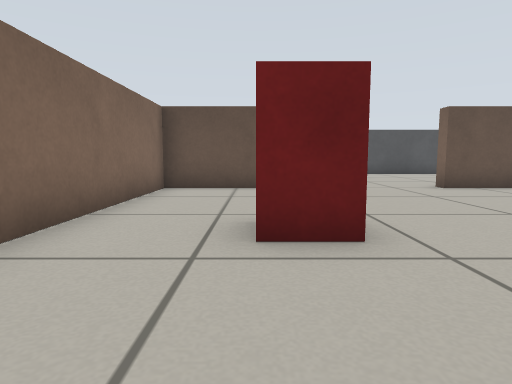
[1] (above)

19 first-person views from a walk through a robot-simulator world made for Gazebo. The camera is 0.39 m above the floor, tilts 6° down and sees 75° across. The floor is counted in squares, 0.5 m on a side. Each view is taken from the middle of a square. On the plan, view 1 faces up. The plan holds only what a view shows up to about 11 squares ahead; the rest is blank.

[2]
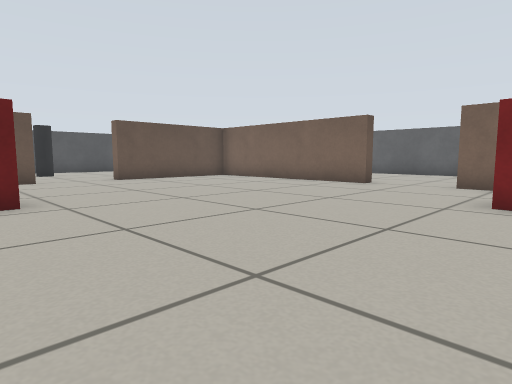

[3]
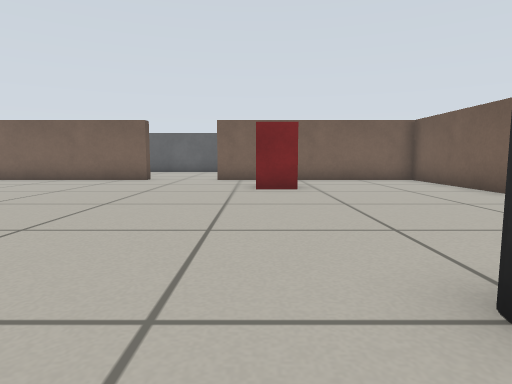

[4]
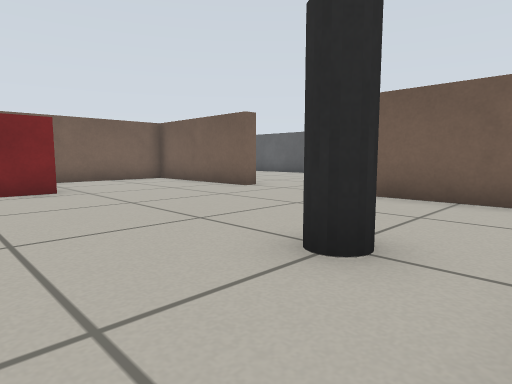

[5]
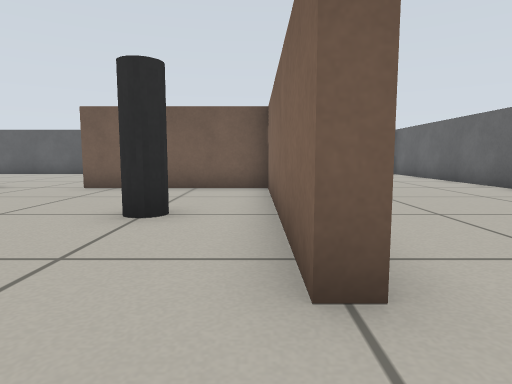

[6]
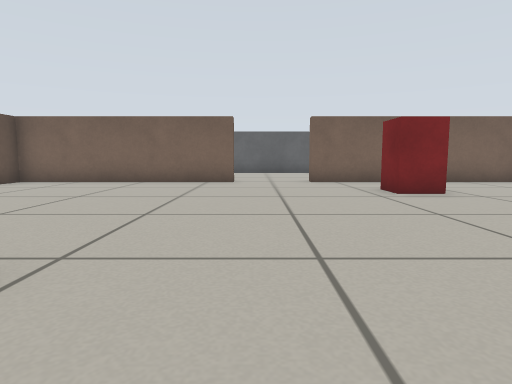

[7]
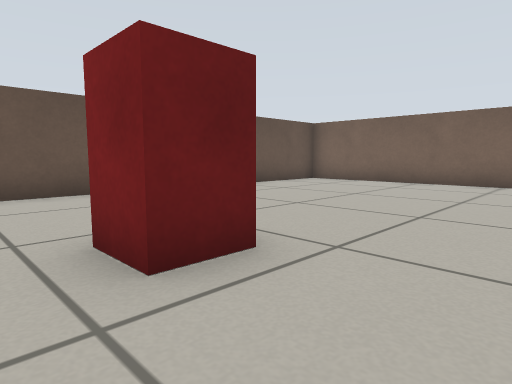

[8]
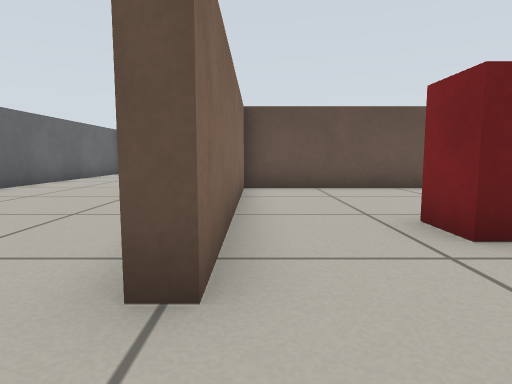

[9]
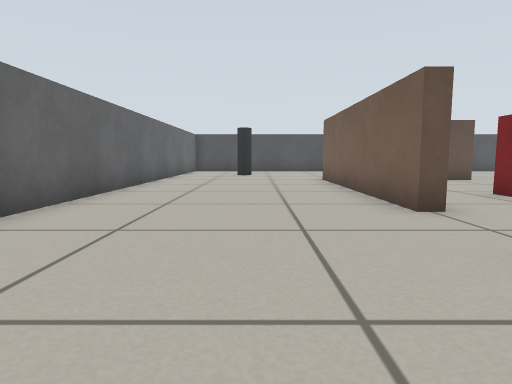

[10]
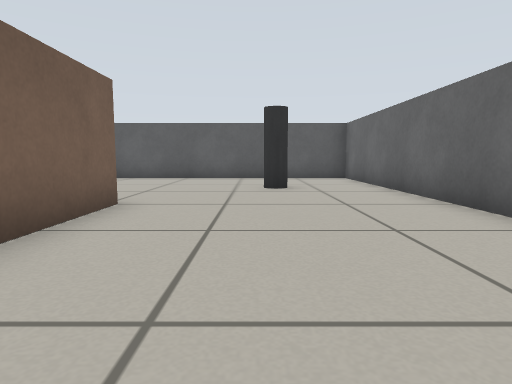

[11]
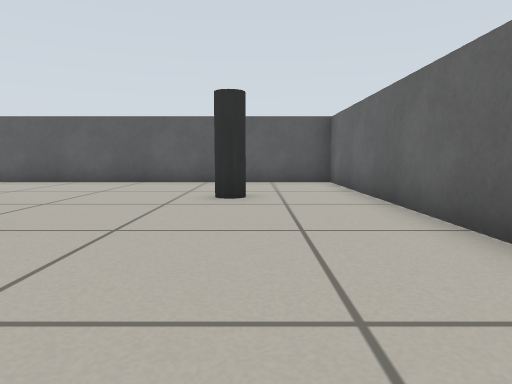

[12]
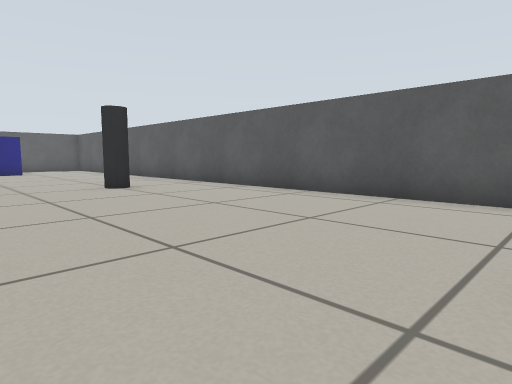

[13]
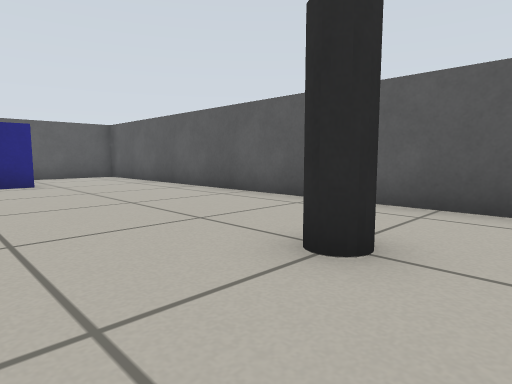

[14]
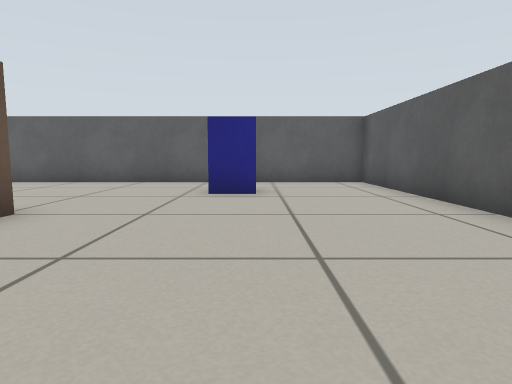

[15]
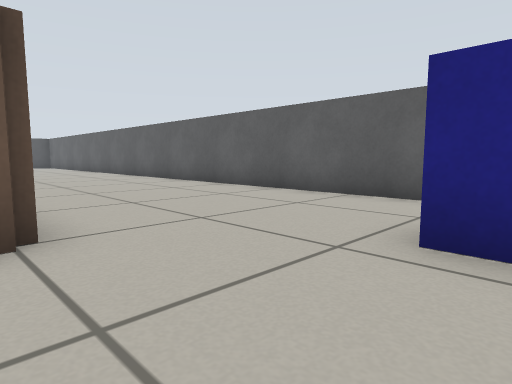

[16]
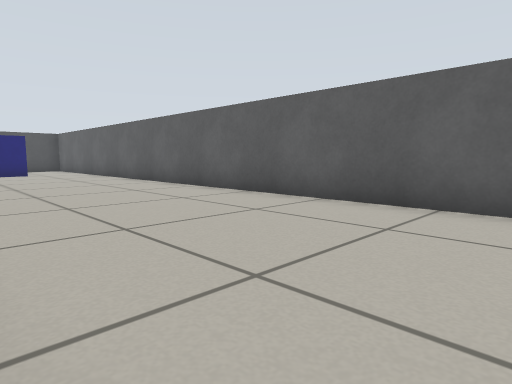

[17]
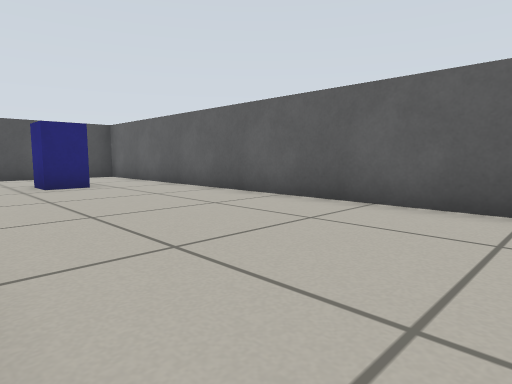

[18]
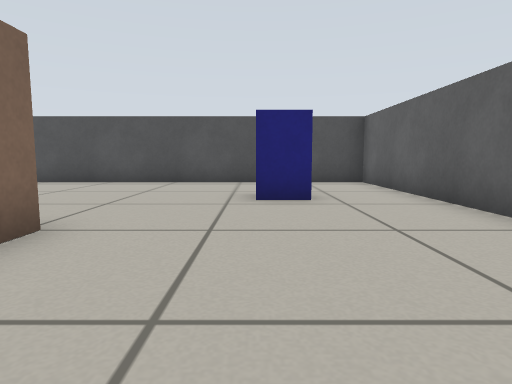

[19]
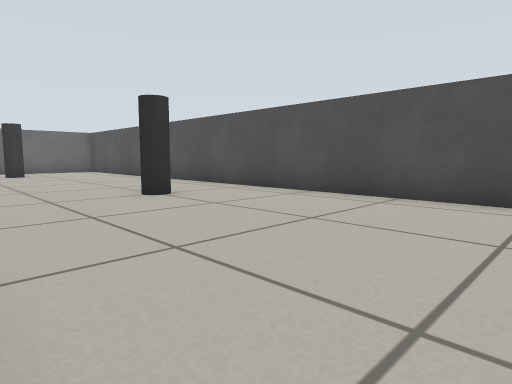

### Floor plan
Points are (right, up) in squares from view 1. A wall is a line through its corners. A room is listed if a view was taken in it or the views show most of it. See-through windows are left out.
Room 1 (views 1, 2, 3, 4, 5, 6, 7, 8)
walls: (-2.8, -0.7) (-2.3, -0.7) (-2.3, -7.3) (2.4, -7.3); (9.8, 1.7) (9.3, 1.7) (9.3, 8.3) (4.7, 8.3); (4.7, -7.8) (4.7, -7.3) (9.1, -7.3); (2.4, 8.3) (-2.3, 8.3) (-2.3, 1.7) (-2.7, 1.7); (9.3, -7) (9.3, -0.7)
ways out: opening at (-3, 0.5) to room 2; opening at (3.5, -8) to room 2; opening at (3.5, 8) to room 2; opening at (9, 0.5) to room 2
objects: pillar (-1, -4) to (0, -3); red box (0, 3) to (1, 4); red box (6, -3) to (7, -2)
Room 2 (views 9, 10, 11, 12, 13, 14, 15, 16, 17, 18, 19)
walls: (9.3, -0.7) (9.8, -0.7); (9.7, 8.5) (9.7, 7.9); (4.7, 8.3) (4.7, 8.8); (-2.7, 1.7) (-2.7, 8.1); (-2.7, -7.5) (-2.7, -4.9); (-8.3, -6.2) (-8.3, -14.3) (15.3, -14.3) (15.3, 15.3) (0.5, 15.3); (-8.3, 11.1) (-8.3, 1.2)
ways out: opening at (-3, 0.5) to room 1; opening at (3.5, -8) to room 1; opening at (3.5, 8) to room 1; opening at (9, 0.5) to room 1
objects: pillar (-6, -11) to (-5, -10); pillar (3, -12) to (4, -11); pillar (3, 12) to (4, 13); blue box (12, -11) to (13, -10); blue box (12, 11) to (13, 12)

Where each view was taken, in squares from view 1:
view 1: 0 up, 0 right, facing up
view 2: 3 down, 0 right, facing up-right
view 3: 2 down, 2 left, facing right
view 4: 1 down, 2 left, facing down-right
view 5: 1 up, 2 left, facing down
view 6: 1 up, 1 left, facing right
view 7: 1 up, 1 left, facing up-right
view 8: 0 up, 2 left, facing up
view 9: 3 down, 5 left, facing up
view 10: 2 down, 5 left, facing down
view 11: 4 down, 6 left, facing down
view 12: 8 down, 5 left, facing down-right
view 13: 9 down, 2 right, facing down-right
view 14: 11 down, 5 right, facing right
view 15: 11 down, 9 right, facing up-right
view 16: 5 down, 10 right, facing up-right
view 17: 2 up, 10 right, facing up-right
view 18: 5 up, 12 right, facing up
view 19: 9 up, 10 right, facing up-left
